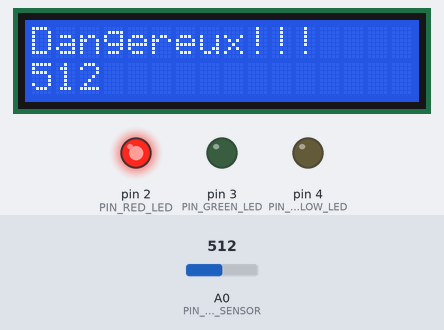
Recording of a sketch running on a simulated Arduino Uno, built with avr-gcc and run on an emulated ATmega328P. Shown: 16×2 character LCD, output pins drawn as LEDs (lit = HIGH). The test bench sets the inputs (shaded band); at power-on: A0 (PIN_GAS_SENSOR) = 512. What the sketch prints to the serial monitor is not drawn.

Above: at 3.2 s.
3.3 s: A0 (PIN_GAS_SENSOR) set to 482
At 4.4 s:
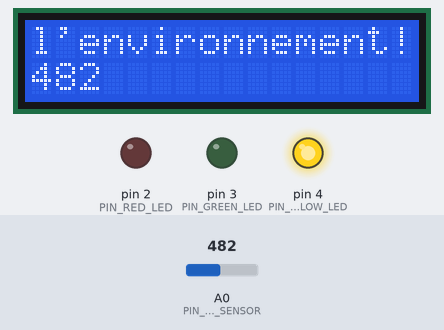
4.9 s: A0 (PIN_GAS_SENSOR) set to 263
At 6.0 s:
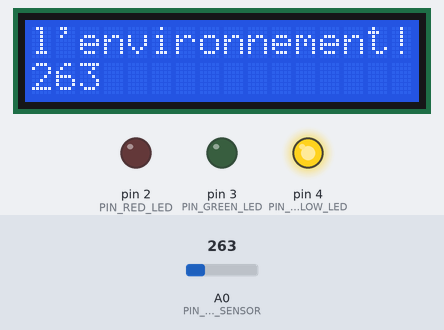
6.5 s: A0 (PIN_GAS_SENSOR) set to 232
At 7.5 s:
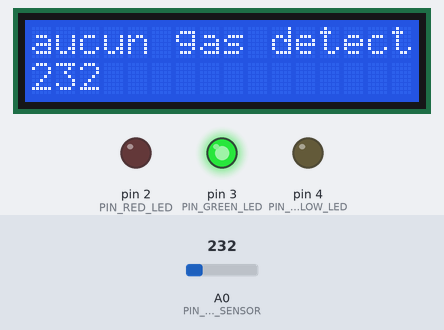
Timing chart, 0 to 9.5 s (numbered marks = the images above; inputs shaded):
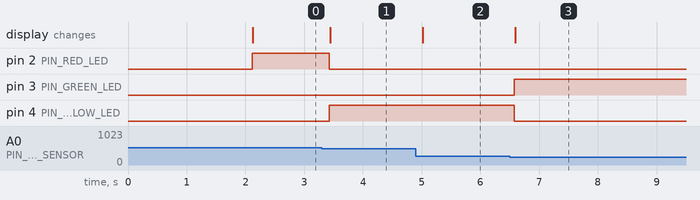

Measured:
- the behaviour switches between 501 and 500 on A0 (PIN_GAS_SENSOR) (found by bisection; images 0 and 1)
- the behaviour switches between 251 and 250 on A0 (PIN_GAS_SENSOR) (found by bisection; images 2 and 3)
- after the input at 3.3 s, pin 2 (PIN_RED_LED): HIGH → LOW after 0.12 s; pin 4 (PIN_YELLOW_LED): LOW → HIGH after 0.12 s; the display: changes after 0.14 s (image 1)
- after the input at 4.9 s, the display: changes after 0.12 s (image 2)
- after the input at 6.5 s, pin 3 (PIN_GREEN_LED): LOW → HIGH after 0.08 s; pin 4 (PIN_YELLOW_LED): HIGH → LOW after 0.08 s; the display: changes after 0.09 s (image 3)

The sketch:

smart_detector_basic.ino
```cpp
/*
 * Smart Detector - basic version (detection + visual warning)
 *
 * Hardware : Arduino UNO, MQ-5 gas sensor, 16x2 I2C LCD, red / yellow / green LEDs
 * Libraries: LiquidCrystal I2C (Frank de Brabander, Arduino Library Manager)
 *
 * Reads the MQ-5 analog output and classifies it into three zones:
 *   value >  DANGER_THRESHOLD  -> "Dangereux!!!"       + red LED
 *   value >  WARNING_THRESHOLD -> "l'environnement!"   + yellow LED
 *   otherwise                  -> "aucun gas detect"   + green LED
 */

#include <LiquidCrystal_I2C.h>

const uint8_t PIN_RED_LED    = 2;
const uint8_t PIN_GREEN_LED  = 3;
const uint8_t PIN_YELLOW_LED = 4;
const uint8_t PIN_GAS_SENSOR = A0;

const int DANGER_THRESHOLD  = 500;
const int WARNING_THRESHOLD = 250;

const uint8_t LCD_ADDRESS = 0x27;
const uint8_t LCD_COLUMNS = 16;
const uint8_t LCD_ROWS    = 2;

const unsigned long LOOP_DELAY_MS = 100;

enum GasLevel : uint8_t { GAS_SAFE, GAS_WARNING, GAS_DANGER };

LiquidCrystal_I2C lcd(LCD_ADDRESS, LCD_COLUMNS, LCD_ROWS);

GasLevel classify(int value) {
  if (value > DANGER_THRESHOLD)  return GAS_DANGER;
  if (value > WARNING_THRESHOLD) return GAS_WARNING;
  return GAS_SAFE;
}

// Overwrites the whole row instead of calling lcd.clear() every loop, which flickers.
void printLine(uint8_t row, const String &text) {
  lcd.setCursor(0, row);
  lcd.print(text);
  for (uint8_t i = text.length(); i < LCD_COLUMNS; i++) {
    lcd.print(' ');
  }
}

void setLeds(bool red, bool yellow, bool green) {
  digitalWrite(PIN_RED_LED, red ? HIGH : LOW);
  digitalWrite(PIN_YELLOW_LED, yellow ? HIGH : LOW);
  digitalWrite(PIN_GREEN_LED, green ? HIGH : LOW);
}

void setup() {
  pinMode(PIN_RED_LED, OUTPUT);
  pinMode(PIN_GREEN_LED, OUTPUT);
  pinMode(PIN_YELLOW_LED, OUTPUT);
  pinMode(PIN_GAS_SENSOR, INPUT);

  Serial.begin(9600);

  lcd.init();
  lcd.backlight();
  printLine(0, "    Welcome");
  printLine(1, " Smart Detector");
  delay(2000);
}

void loop() {
  int gasValue = analogRead(PIN_GAS_SENSOR);
  Serial.println(gasValue);

  switch (classify(gasValue)) {
    case GAS_DANGER:
      printLine(0, "Dangereux!!!");
      setLeds(true, false, false);
      break;

    case GAS_WARNING:
      printLine(0, "l'environnement!");
      setLeds(false, true, false);
      break;

    case GAS_SAFE:
      printLine(0, "aucun gas detect");
      setLeds(false, false, true);
      break;
  }
  printLine(1, String(gasValue));

  delay(LOOP_DELAY_MS);
}
```
